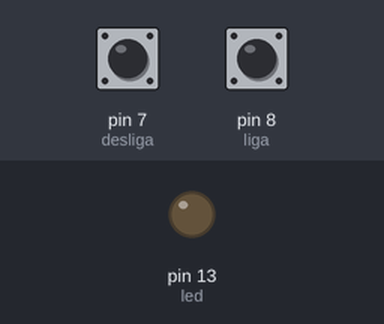
A sketch run on a simulated Arduino Uno, built with avr-gcc and run on an emulated ATmega328P. Parts: output pins drawn as LEDs (lit = HIGH). The inputs (shaded band) are chosen by the test bench; at power-on: pin 8 (liga) HIGH, pin 7 (desliga) HIGH.

Above: at 1.2 s.
1.3 s: pin 8 (liga) pulled LOW for 0.15 s
At 2.1 s:
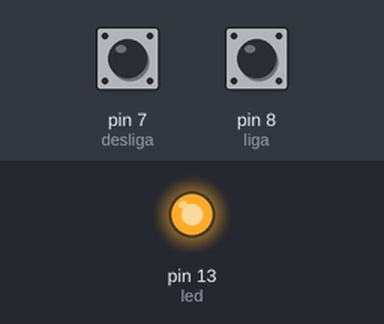
2.9 s: pin 7 (desliga) pulled LOW for 0.15 s
At 3.4 s:
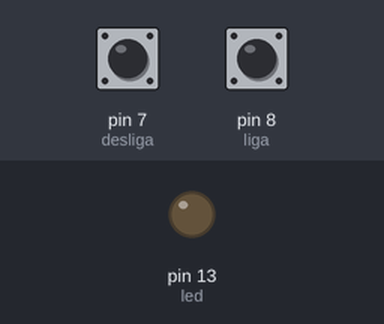
4.5 s: pin 8 (liga) pulled LOW for 1 s
At 5.8 s:
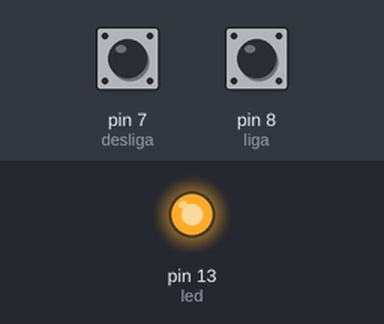
7.0 s: pin 7 (desliga) driven LOW and pin 8 (liga) driven LOW
At 8.0 s:
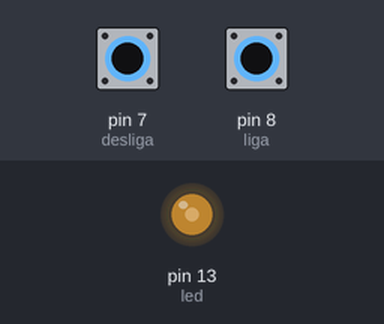
8.5 s: pin 7 (desliga) driven HIGH
At 9.8 s:
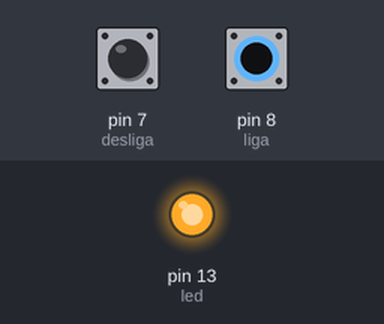
Timing chart, 0 to 11.0 s (numbered marks = the images above; inputs shaded):
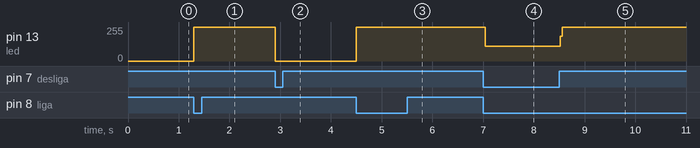

The sketch:

git_config_--local_user.name_916per.txt.ino
```cpp
const int led = 13;
const int liga = 8;
const int desliga = 7;

void setup() {
  pinMode(led, OUTPUT);
  pinMode(liga, INPUT_PULLUP);
  pinMode(desliga, INPUT_PULLUP);
}

void loop() {
  if (digitalRead(liga) == LOW) {
    digitalWrite(led, HIGH);
  }

  if (digitalRead(desliga) == LOW) {
    digitalWrite(led, LOW);
  }
}
```

Measured:
- after the input at 1.3 s, pin 13 (led): 0/255 → 255/255 at once
- after the input at 2.9 s, pin 13 (led): 255/255 → 0/255 at once
- after the input at 4.5 s, pin 13 (led): 0/255 → 255/255 at once
- after the input at 7.0 s, pin 13 (led): 255/255 → 112/255 at once
- after the input at 8.5 s, pin 13 (led): 112/255 → 255/255 at once
